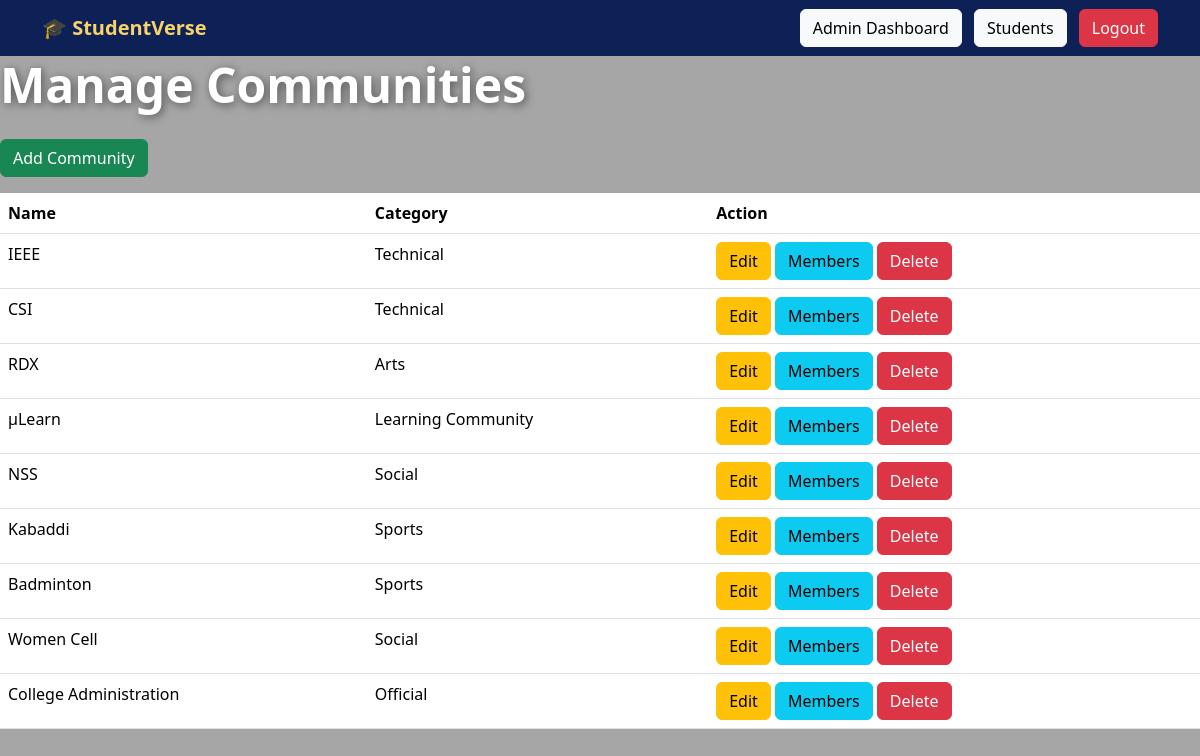
Page /manage-communities (signed in) on the committed database.
### app.py (models this page shows)
class Community(db.Model):
    id = db.Column(db.Integer, primary_key=True)
    name = db.Column(db.String(100))
    category = db.Column(db.String(50))
    description = db.Column(db.Text)
    image = db.Column(db.String(200))
    website = db.Column(db.String(200))
    instagram = db.Column(db.String(200))
    join_link = db.Column(db.String(200))

### app.py (the view)
@app.route("/manage-communities")
def manage_communities():
    if session.get("role") != "admin":
        return redirect("/admin-login")
    communities = Community.query.all()
    return render_template(
        "manage_communities.html",
        communities=communities
    )

### templates/manage_communities.html
{% extends "base.html" %}
{% block content %}
<h3 class="page-title">Manage Communities</h3>
<a href="/create-community"
   class="btn btn-success mb-3">
   Add Community
</a>
<table class="table">
<tr>
    <th>Name</th>
    <th>Category</th>
    <th>Action</th>
</tr>
{% for community in communities %}
<tr>
    <td>{{ community.name }}</td>
    <td>{{ community.category }}</td>
    <td>
    <a href="/edit-community/{{ community.id }}"
       class="btn btn-warning">
        Edit
    </a>
    <a href="/community-members/{{ community.id }}"
       class="btn btn-info">
        Members
    </a>
    <a href="/delete-community/{{ community.id }}"
       class="btn btn-danger">
        Delete
    </a>
</td>
</tr>
{% endfor %}
</table>
{% endblock %}

### static/css/styles.css (style rules this page uses)
body { margin:0; padding:0; font-family:'Segoe UI',sans-serif; background-image: linear-gradient( rgba(0,0,0,0.35), rgba(0,0,0,0.35) ), url("/static/images/college_bg.jpg"); background-size:cover; background-position:center; background-repeat:no-repeat; background-attachment:fixed; }
body { color:rgb(15, 15, 15); }
.page-title { color: white; font-size: 3rem; font-weight: 700; margin-bottom: 25px; text-shadow: 2px 2px 10px rgba(0,0,0,0.5); }

### rows in the picture
Community: name "IEEE", category "Technical"
Community: name "CSI", category "Technical"
Community: name "RDX", category "Arts"
Community: name "µLearn", category "Learning Community"
Community: name "NSS", category "Social"
Community: name "Kabaddi", category "Sports"
Community: name "Badminton", category "Sports"
Community: name "Women Cell", category "Social"
Community: name "College Administration", category "Official"
